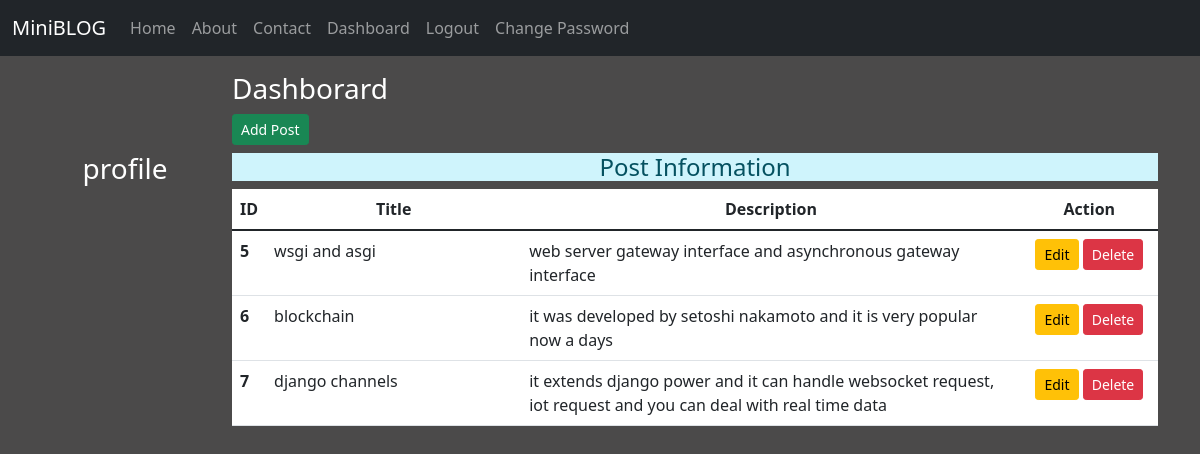
The page /dashboard/ (signed in) on the database its author committed.
### firstapp/models.py (models this page shows)
class Post(models.Model):
    title=models.CharField(max_length=150)
    desc=models.TextField()

### firstapp/views.py (the view)
# urls.py: path('dashboard/',views.dash,name='dashboard'),
def dash(request):
    if request.user.is_authenticated:
        posts=Post.objects.all()
        user=request.user
        full_name=user.get_full_name() # this method combine first and last name of user and returns full_name
        gps=user.groups.all() # returns all the group
        return render(request,'dashboard.html',{'post':posts,'fullname':full_name,'gp':gps})
    else:
        return HttpResponseRedirect('/login')

### firstapp/templates/dashboard.html (shortened to what this page needs)
{% extends 'base.html' %}
{% load static %}
    {% block side %}
    <div class="col-sm-2 text-white  my-5 text-center ">
    <h3 class="my-5">profile</h3>
    </div>
    {% endblock %}
    {% block content %}
        <div class="col-sm-10">
    <h3 class="text-white mt-3">Dashborard</h3>
    <a href="{% url 'add_post' %}"class="btn btn-success btn-sm">Add Post</a>
    <h4 class="text-center alert-info mt-2"> Post Information</h4>
    {% if post %}
    <table class="table table-hover bg-white">
        <thead>
            <tr class="text-center">
                <th scope="col" style="width:2%">ID</th>
                <th scope="col" style="width:28%">Title</th>
                <th scope="col" style="width:55%">Description</th>
                <th scope="col" style="width:15%">Action</th>
            </tr>
        </thead>
        <tbody>
            {% for p in post %}
            <tr>
              <th scope="row">{{p.id}}</th>
              <td>{{p.title}}</td>
              <td> {{p.desc}}</td>
              <td class="text-center">
                  <a href="{% url 'updatepost' p.id %}" class="btn btn-warning btn-sm">Edit</a>
                  {% if perms.firstapp.delete_post %}
                  <form action="{% url 'deletepost' p.id  %}" method="post" class="d-inline">
                      <input type="submit" class="btn btn-danger btn-sm" value="Delete">
                  </form>
                  {% endif %}
              </td>
            </tr>
            {% endfor %}
        </tbody>
    </table>
    {% else %}
    <h1>No Post Available...</h1>
    {% endif %}
    {% endblock %}

### firstapp/templates/base.html (shortened to what this page needs)
<!DOCTYPE html>
{% load static %}
<html lang="en">
<head>
    <link rel="stylesheet" href="{% static 'css/bootstrap.min.css' %}">
    <link rel="stylesheet" href="{% static 'css/my.css' %}">
</head>
<body>
    <div class="container-fluid bg-dark">
        {% include 'navbar.html' %}
    </div>
        <div class="container">
            <div class="row">
                {% block  side %}
                {% endblock %}
                {% block content %}
                {% endblock %}
            </div>
        </div>
</body>
</html>

### firstapp/templates/navbar.html (shortened to what this page needs)
<nav class="navbar navbar-expand-lg navbar-dark bg-dark">
    <a class="navbar-brand" href="#">MiniBLOG</a>
    <div class="collapse navbar-collapse" id="navbarNavDropdown">
      <ul class="navbar-nav">
        <li class="nav-item">
            <a class="nav-link" href="{% url 'home' %}">Home</a>
          </li>
        <li class="nav-item active">
          <a class="nav-link" href="{% url 'about' %}">About </a>
        </li>
        <li class="nav-item">
          <a class="nav-link" href="{% url 'contact' %}">Contact</a>
        </li>
        {% if not request.user.is_authenticated %}
        <li class="nav-item">
          <a class="nav-link" href="{% url 'register' %}">Signup</a>
        </li>
        <li class="nav-item">
            <a class="nav-link" href="{% url 'login' %}">Login</a>
          </li>
          {% else %}
          <li class="nav-item">
            <a class="nav-link" href="{% url 'dashboard' %}">Dashboard</a>
          </li>
          <li class="nav-item">
            <a class="nav-link" href="{% url 'logout' %}">Logout</a>
          </li>
          <li class="nav-item">
            <a class="nav-link" href="{% url 'password' %}">Change Password</a>
          </li>
          {% endif %}
      </ul>
    </div>
  </nav>

### firstapp/static/css/my.css (style rules this page uses)
body { background-color:rgb(75, 74, 74); color: antiquewhite; }

### rows shown on the page
Post: id "5", title "wsgi and asgi", desc "web server gateway interface and asynchronous gateway interface"
Post: id "6", title "blockchain", desc "it was developed by setoshi nakamoto and it is very popular now a days"
Post: id "7", title "django channels", desc "it extends django power and it can handle websocket request, iot request and you can deal with real time data"
